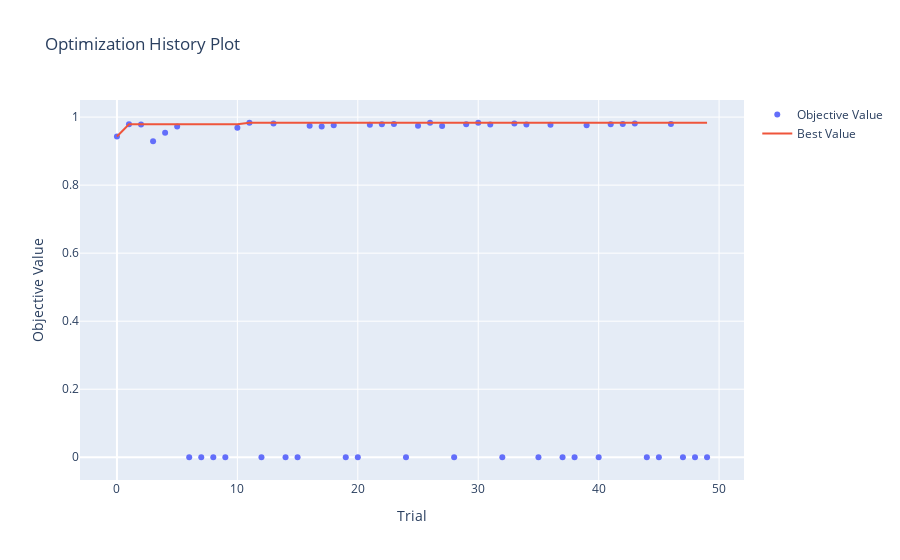
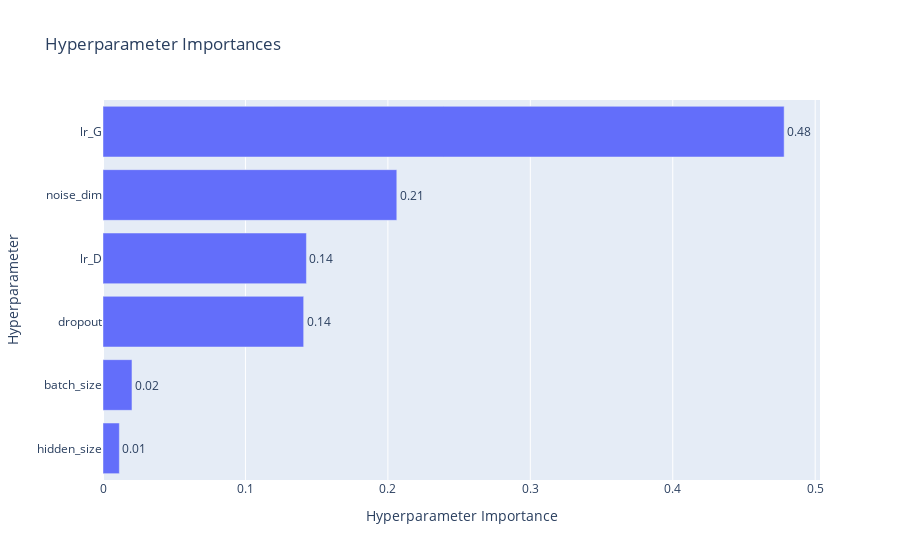

Notebook cell for these charts, in order:
### Markdown cell above
##### Results Analysis

### Code cell
# Optional: Plot optimization history
try:
    import plotly
    optuna.visualization.plot_optimization_history(study).show()
    optuna.visualization.plot_param_importances(study).show()
except ImportError:
    print("Install plotly for visualization: pip install plotly")

### Figure 1 — Plotly figure (JSON) as saved in the notebook; plotly's stock layout.template omitted (floating-point values rounded to 4 significant figures)
{"data": [{"mode": "markers", "name": "Objective Value", "type": "scatter", "x": [0, 1, 2, 3, 4, 5, 6, 7, 8, 9, 10, 11, 12, 13, 14, 15, 16, 17, 18, 19, 20, 21, 22, 23, 24, 25, 26, 27, 28, 29, 30, 31, 32, 33, 34, 35, 36, 37, 38, 39, 40, 41, 42, 43, 44, 45, 46, 47, 48, 49], "y": [0.9431, 0.9791, 0.9781, 0.9293, 0.9536, 0.9722, 0, 0, 0, 0, 0.9689, 0.9834, 0, 0.9811, 0, 0, 0.9742, 0.9722, 0.9763, 0, 0, 0.9775, 0.9793, 0.9799, 0, 0.9745, 0.983, 0.9735, 0, 0.9787, 0.9834, 0.9782, 0, 0.9809, 0.9786, 0, 0.9776, 0, 0, 0.9762, 0, 0.9793, 0.98, 0.9811, 0, 0, 0.9798, 0, 0, 0]}, {"mode": "lines", "name": "Best Value", "type": "scatter", "x": [0, 1, 2, 3, 4, 5, 6, 7, 8, 9, 10, 11, 12, 13, 14, 15, 16, 17, 18, 19, 20, 21, 22, 23, 24, 25, 26, 27, 28, 29, 30, 31, 32, 33, 34, 35, 36, 37, 38, 39, 40, 41, 42, 43, 44, 45, 46, 47, 48, 49], "y": [0.9431, 0.9791, 0.9791, 0.9791, 0.9791, 0.9791, 0.9791, 0.9791, 0.9791, 0.9791, 0.9791, 0.9834, 0.9834, 0.9834, 0.9834, 0.9834, 0.9834, 0.9834, 0.9834, 0.9834, 0.9834, 0.9834, 0.9834, 0.9834, 0.9834, 0.9834, 0.9834, 0.9834, 0.9834, 0.9834, 0.9834, 0.9834, 0.9834, 0.9834, 0.9834, 0.9834, 0.9834, 0.9834, 0.9834, 0.9834, 0.9834, 0.9834, 0.9834, 0.9834, 0.9834, 0.9834, 0.9834, 0.9834, 0.9834, 0.9834]}, {"marker": {"color": "#cccccc"}, "mode": "markers", "name": "Infeasible Trial", "showlegend": false, "type": "scatter", "x": [], "y": []}], "layout": {"title": {"text": "Optimization History Plot"}, "xaxis": {"title": {"text": "Trial"}}, "yaxis": {"title": {"text": "Objective Value"}}}}

### Figure 2 — Plotly figure (JSON) as saved in the notebook; plotly's stock layout.template omitted (floating-point values rounded to 4 significant figures)
{"data": [{"cliponaxis": false, "hovertemplate": ["hidden_size (IntDistribution): 0.011480159695697264<extra></extra>", "batch_size (IntDistribution): 0.020342819024426407<extra></extra>", "dropout (FloatDistribution): 0.14088581683856227<extra></extra>", "lr_D (FloatDistribution): 0.14281787127144216<extra></extra>", "noise_dim (IntDistribution): 0.20626423106067893<extra></extra>", "lr_G (FloatDistribution): 0.478209102109193<extra></extra>"], "name": "Objective Value", "orientation": "h", "text": ["0.01", "0.02", "0.14", "0.14", "0.21", "0.48"], "textposition": "outside", "type": "bar", "x": [0.01148, 0.02034, 0.1409, 0.1428, 0.2063, 0.4782], "y": ["hidden_size", "batch_size", "dropout", "lr_D", "noise_dim", "lr_G"]}], "layout": {"title": {"text": "Hyperparameter Importances"}, "xaxis": {"title": {"text": "Hyperparameter Importance"}}, "yaxis": {"title": {"text": "Hyperparameter"}}}}
